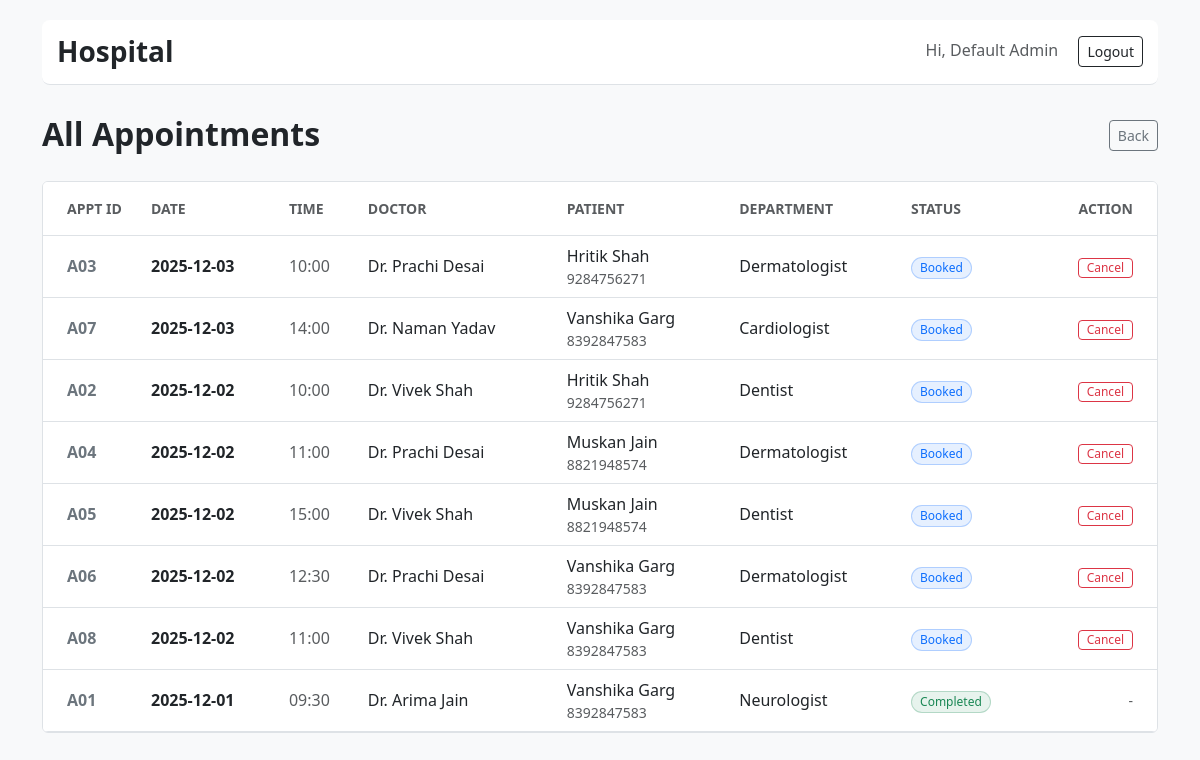
The page /admin/appointments (signed in) on the database as committed earlier.
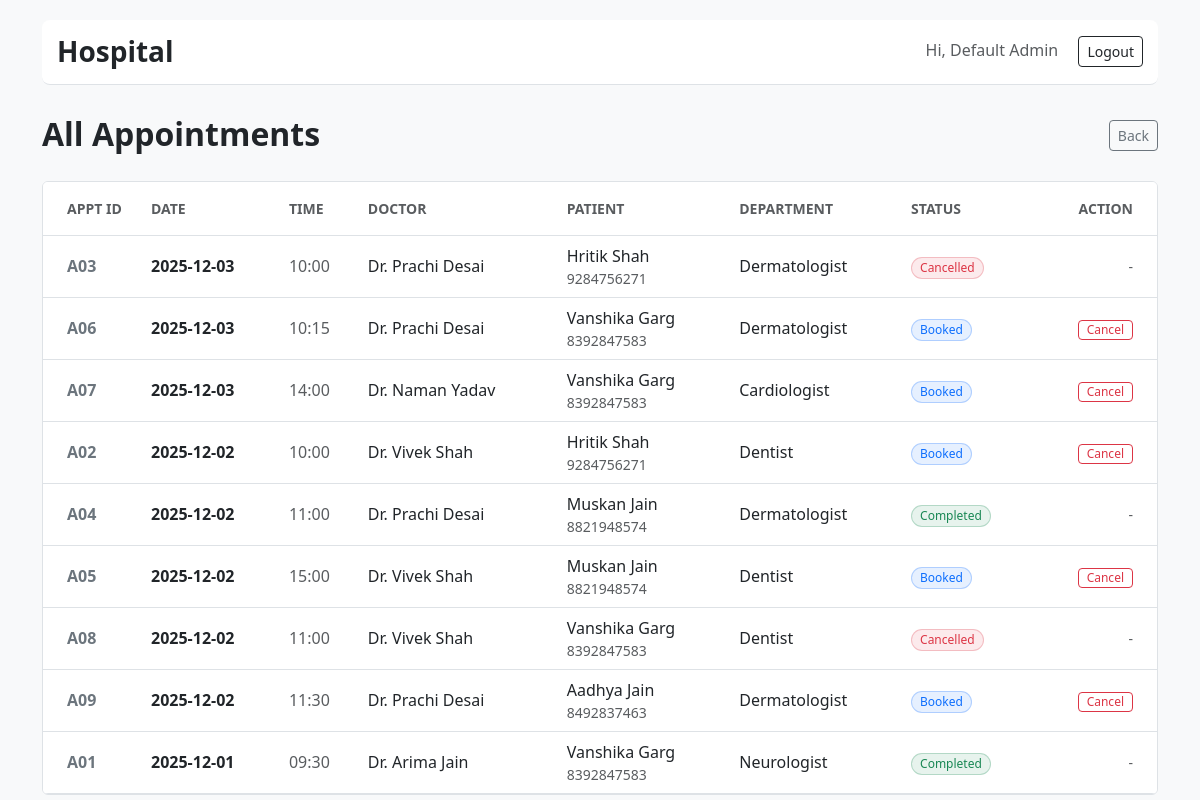
The same page on the database as committed later.
### tables this page shows
CREATE TABLE appointments (
      id INTEGER PRIMARY KEY AUTOINCREMENT,
      patient_id INTEGER NOT NULL,
      doctor_id INTEGER NOT NULL,
      date TEXT NOT NULL,
      time TEXT NOT NULL,
      end_time TEXT,
      status TEXT NOT NULL DEFAULT 'Booked' CHECK(status IN ('Booked','Completed','Cancelled')),
      created_at TEXT NOT NULL,
      FOREIGN KEY(patient_id) REFERENCES patients(id),
      FOREIGN KEY(doctor_id) REFERENCES doctors(id)
    );

CREATE TABLE users (
      id INTEGER PRIMARY KEY AUTOINCREMENT,
      username TEXT UNIQUE NOT NULL,
      password_hash TEXT NOT NULL,
      role TEXT NOT NULL CHECK(role IN ('admin','doctor','patient')),
      full_name TEXT, email TEXT, phone TEXT, is_active INTEGER DEFAULT 1
    );

CREATE TABLE departments (
      id INTEGER PRIMARY KEY AUTOINCREMENT,
      name TEXT UNIQUE NOT NULL,
      description TEXT
    );

### app.py (the view)
@app.route("/admin/appointments")
@login_required(role="admin")
def admin_appointments():
    db = get_db()
    ft = request.args.get("filter", "all")
    sql = """SELECT a.id, a.date, a.time, a.status, up.full_name as patient_name, up.phone as patient_phone, ud.full_name as doctor_name, dep.name as department
             FROM appointments a JOIN patients p ON a.patient_id=p.id JOIN users up ON p.user_id=up.id
             JOIN doctors d ON a.doctor_id=d.id JOIN users ud ON d.user_id=ud.id LEFT JOIN departments dep ON d.department_id=dep.id"""
    if ft == 'upcoming': sql += " WHERE datetime(a.date||' '||a.time) >= datetime('now') AND a.status='Booked' ORDER BY a.date, a.time"
    elif ft == 'past': sql += " WHERE datetime(a.date||' '||a.time) < datetime('now') OR a.status != 'Booked' ORDER BY a.date DESC"
    else: sql += " ORDER BY a.date DESC"
    rows = db.execute(sql + " LIMIT 1000").fetchall()
    return render_template("admin_appointments.html", rows=rows, filter_type=ft)

### app.py (called while the page is built)
def get_db():
    if "db" not in g:
        g.db = sqlite3.connect(DB_PATH, detect_types=sqlite3.PARSE_DECLTYPES)
        g.db.row_factory = sqlite3.Row
    return g.db

def login_required(role=None):
    from functools import wraps
    def decorator(f):
        @wraps(f)
        def wrapped(*args, **kwargs):
            if "user_id" not in session: return redirect(url_for("login"))
            if role and session.get("role") != role:
                flash("Access denied.", "danger")
                return redirect(url_for("login"))
            return f(*args, **kwargs)
        return wrapped
    return decorator

### templates/admin_appointments.html
{% extends "base.html" %}
{% block content %}
<div class="d-flex justify-content-between align-items-center mb-4">
  <div>
    <h2 class="fw-bold mb-1">
      {% if filter_type == 'upcoming' %}
        Upcoming Appointments
      {% elif filter_type == 'past' %}
        Past Appointments
      {% else %}
        All Appointments
      {% endif %}
    </h2>
  </div>
  <a href="{{ url_for('admin_dashboard') }}" class="btn btn-outline-secondary btn-sm">Back</a>
</div>
<div class="border rounded overflow-hidden bg-white">
  <table class="table mb-0">
    <thead class="bg-light">
      <tr>
        <th class="ps-4 py-3 text-uppercase text-muted small fw-bold border-bottom" style="width: 100px;">Appt ID</th>
        <th class="py-3 text-uppercase text-muted small fw-bold border-bottom">Date</th>
        <th class="py-3 text-uppercase text-muted small fw-bold border-bottom">Time</th>
        <th class="py-3 text-uppercase text-muted small fw-bold border-bottom">Doctor</th>
        <th class="py-3 text-uppercase text-muted small fw-bold border-bottom">Patient</th>
        <th class="py-3 text-uppercase text-muted small fw-bold border-bottom">Department</th>
        <th class="py-3 text-uppercase text-muted small fw-bold border-bottom">Status</th>
        <th class="py-3 text-uppercase text-muted small fw-bold border-bottom text-end pe-4">Action</th>
      </tr>
    </thead>
    <tbody>
      {% for r in rows %}
        <tr>
          <td class="ps-4 align-middle fw-bold text-secondary">A{{ "%02d" | format(r.id) }}</td>
          <td class="align-middle fw-bold text-dark">{{ r.date }}</td>
          <td class="align-middle text-muted">{{ r.time }}</td>
          <td class="align-middle">{{ r.doctor_name }}</td>
          <td class="align-middle">
            <div>{{ r.patient_name }}</div>
            <div class="small text-muted">{{ r.patient_phone }}</div>
          </td>
          <td class="align-middle">{{ r.department or '-' }}</td>
          <td class="align-middle">
            {% if r.status == 'Completed' %}
                <span class="badge bg-success bg-opacity-10 text-success border border-success border-opacity-25 px-2 py-1 rounded-pill fw-normal">Completed</span>
            {% elif r.status == 'Cancelled' %}
                <span class="badge bg-danger bg-opacity-10 text-danger border border-danger border-opacity-25 px-2 py-1 rounded-pill fw-normal">Cancelled</span>
            {% else %}
                <span class="badge bg-primary bg-opacity-10 text-primary border border-primary border-opacity-25 px-2 py-1 rounded-pill fw-normal">Booked</span>
            {% endif %}
          </td>
          <td class="align-middle text-end pe-4">
             {% if r.status == 'Booked' %}
               <form method="post" action="{{ url_for('admin_cancel_appointment', appointment_id=r.id) }}" onsubmit="return confirm('Are you sure you want to cancel this appointment?');">
                 <button class="btn btn-sm btn-outline-danger py-0 px-2" style="font-size: 0.75rem;">Cancel</button>
               </form>
             {% else %}
               <span class="text-muted small">-</span>
             {% endif %}
          </td>
        </tr>
      {% else %}
        <tr>
          <td colspan="8" class="text-center py-5 text-muted">No appointments found.</td>
        </tr>
      {% endfor %}
    </tbody>
  </table>
</div>
{% endblock %}

### templates/base.html (shortened to what this page needs)
<!doctype html>
<html lang="en">
  <head>
    <link href="https://cdn.jsdelivr.net/npm/bootstrap@5.3.0/dist/css/bootstrap.min.css" rel="stylesheet">
  </head>
  <body>
    <div class="container">
        <div class="site-header d-flex justify-content-between align-items-center">
            <h3 class="mb-0 fw-bold"><a href="{{ url_for('index') }}" class="text-decoration-none text-dark">Hospital</a></h3>
            <div>
            {% if session.get('user_id') %}
                <span class="me-3 text-muted">Hi, {{ session.get('full_name') or 'User' }}</span>
                <a href="{{ url_for('logout') }}" class="btn btn-outline-dark btn-sm">Logout</a>
            {% else %}
                <a href="{{ url_for('login') }}" class="btn btn-primary btn-sm">Login</a>
            {% endif %}
            </div>
        </div>
        {% block content %}{% endblock %}
    </div>
  </body>
</html>

### templates/base.html (style rules this page uses)
body { padding-top: 20px; background-color: #f8f9fa; }
.site-header { border-bottom: 1px solid #dee2e6; padding: 15px; margin-bottom: 30px; background: white; border-radius: 8px; }

Rows that differ between the two databases and show on the page:
changed appointments "03": status "Booked Cancel" → "Cancelled -"
changed appointments "06": date "2025-12-02" → "2025-12-03"; time "12:30" → "10:15"; moves up the list
changed appointments "04": status "Booked Cancel" → "Completed -"
changed appointments "08": status "Booked Cancel" → "Cancelled -"
added appointments: id "09", date "2025-12-02", time "11:30", doctor_name "Dr. Prachi Desai", patient_name "Aadhya Jain", patient_phone "8492837463", name "Dermatologist", status "Booked"
